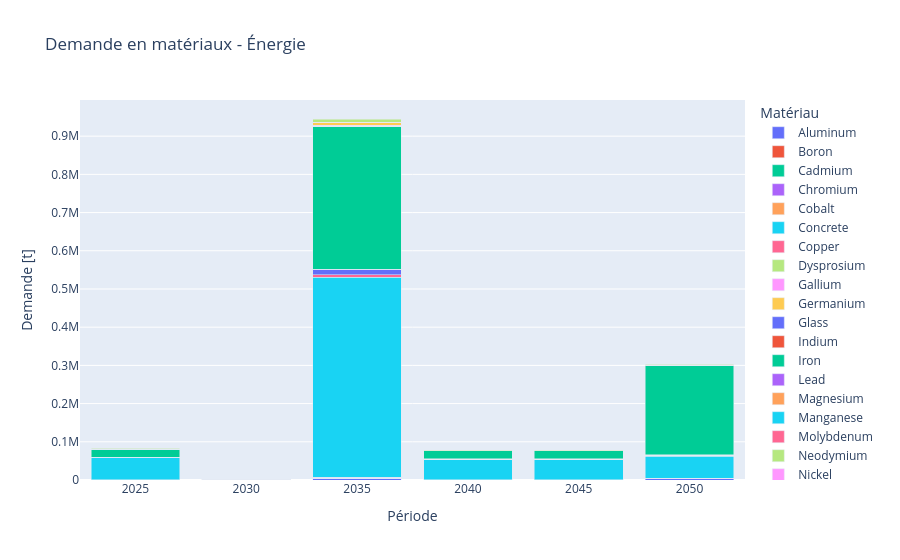

The notebook cell this image was saved under:
### Code cell
def plot_all_materials_demand(cumulative=False, market_share=False, show = False):
    
    data_all = {}
    for material in df_mi.index:
        total_by_period = []
        for period in periods:
            total = 0
            if market_share:
                for model_tech, info in tech_groups.items():
                    f_new = results['F_new'].loc[period].loc[model_tech].squeeze()
                    ms = get_ms(info['iam_source'], period)
                    for excel_tech in info['excel_techs']:
                        total += f_new * ms[excel_tech] * df_mi.loc[material, excel_tech]
            else:
                for tech, excel_col in tech_mapping.items():
                    total += results['F_new'].loc[period].loc[tech].squeeze() * df_mi.loc[material, excel_col]
            total_by_period.append(total)
        data_all[material] = total_by_period

    df_all = pd.DataFrame(data_all, index=periods)
    df_all = df_all.loc[:, df_all.max() > 0]

    if cumulative:
        df_cumulative = df_all.sum(axis=1).cumsum()
        fig = px.line(x=periods, y=df_cumulative.values,
                      title='Demande cumulative - Tous matériaux',
                      labels={'x': 'Période', 'y': 'Demande cumulative [t]'})
    else:
        df_all_annual = df_all / 5
        df_all_annual.index = years 
        df_melted = df_all_annual.reset_index().rename(columns={'index': 'Période'}).melt(
            id_vars='Période', var_name='Matériau', value_name='Demande [t]'
        )
        fig = px.bar(df_melted, x='Période', y='Demande [t]', color='Matériau', barmode='stack',
                     title='Demande en matériaux - Énergie')
        fig.update_layout(xaxis_title='Période', yaxis_title='Demande [t]')
    if show:
        fig.show()
    return df_all

#plot_all_materials_demand(cumulative=True,market_share=True)
plot_all_materials_demand(market_share=True, show = True)

### Figure 1 — Plotly figure (JSON) as saved in the notebook; plotly's stock layout.template omitted (floating-point values rounded to 4 significant figures)
{"data": [{"hovertemplate": "Matériau=Aluminum<br>Période=%{x}<br>Demande [t]=%{y}<extra></extra>", "legendgroup": "Aluminum", "marker": {"color": "#636efa", "pattern": {"shape": ""}}, "name": "Aluminum", "orientation": "v", "showlegend": true, "textposition": "auto", "type": "bar", "x": ["2025", "2030", "2035", "2040", "2045", "2050"], "xaxis": "x", "y": [208.5, 34.83, 5196.0, 198.5, 197.4, 3444.0], "yaxis": "y"}, {"hovertemplate": "Matériau=Boron<br>Période=%{x}<br>Demande [t]=%{y}<extra></extra>", "legendgroup": "Boron", "marker": {"color": "#EF553B", "pattern": {"shape": ""}}, "name": "Boron", "orientation": "v", "showlegend": true, "textposition": "auto", "type": "bar", "x": ["2025", "2030", "2035", "2040", "2045", "2050"], "xaxis": "x", "y": [0.214, 0.0, 2.139, 0.238, 0.2535, 0.2863], "yaxis": "y"}, {"hovertemplate": "Matériau=Cadmium<br>Période=%{x}<br>Demande [t]=%{y}<extra></extra>", "legendgroup": "Cadmium", "marker": {"color": "#00cc96", "pattern": {"shape": ""}}, "name": "Cadmium", "orientation": "v", "showlegend": true, "textposition": "auto", "type": "bar", "x": ["2025", "2030", "2035", "2040", "2045", "2050"], "xaxis": "x", "y": [0.0009855, 0.0, 0.158, 0.001417, 0.00156, 0.001704], "yaxis": "y"}, {"hovertemplate": "Matériau=Chromium<br>Période=%{x}<br>Demande [t]=%{y}<extra></extra>", "legendgroup": "Chromium", "marker": {"color": "#ab63fa", "pattern": {"shape": ""}}, "name": "Chromium", "orientation": "v", "showlegend": true, "textposition": "auto", "type": "bar", "x": ["2025", "2030", "2035", "2040", "2045", "2050"], "xaxis": "x", "y": [85.29, 15.37, 2166.0, 81.24, 81.54, 1514.0], "yaxis": "y"}, {"hovertemplate": "Matériau=Cobalt<br>Période=%{x}<br>Demande [t]=%{y}<extra></extra>", "legendgroup": "Cobalt", "marker": {"color": "#FFA15A", "pattern": {"shape": ""}}, "name": "Cobalt", "orientation": "v", "showlegend": true, "textposition": "auto", "type": "bar", "x": ["2025", "2030", "2035", "2040", "2045", "2050"], "xaxis": "x", "y": [0.06822, 0.0, 0.6282, 0.06433, 0.0633, 0.06578], "yaxis": "y"}, {"hovertemplate": "Matériau=Concrete<br>Période=%{x}<br>Demande [t]=%{y}<extra></extra>", "legendgroup": "Concrete", "marker": {"color": "#19d3f3", "pattern": {"shape": ""}}, "name": "Concrete", "orientation": "v", "showlegend": true, "textposition": "auto", "type": "bar", "x": ["2025", "2030", "2035", "2040", "2045", "2050"], "xaxis": "x", "y": [57370.0, 0.0, 522700.0, 53890.0, 53740.0, 56750.0], "yaxis": "y"}, {"hovertemplate": "Matériau=Copper<br>Période=%{x}<br>Demande [t]=%{y}<extra></extra>", "legendgroup": "Copper", "marker": {"color": "#FF6692", "pattern": {"shape": ""}}, "name": "Copper", "orientation": "v", "showlegend": true, "textposition": "auto", "type": "bar", "x": ["2025", "2030", "2035", "2040", "2045", "2050"], "xaxis": "x", "y": [469.0, 32.37, 6918.0, 450.3, 461.6, 3507.0], "yaxis": "y"}, {"hovertemplate": "Matériau=Dysprosium<br>Période=%{x}<br>Demande [t]=%{y}<extra></extra>", "legendgroup": "Dysprosium", "marker": {"color": "#B6E880", "pattern": {"shape": ""}}, "name": "Dysprosium", "orientation": "v", "showlegend": true, "textposition": "auto", "type": "bar", "x": ["2025", "2030", "2035", "2040", "2045", "2050"], "xaxis": "x", "y": [0.9463, 0.0, 8.916, 0.9663, 1.005, 1.108], "yaxis": "y"}, {"hovertemplate": "Matériau=Gallium<br>Période=%{x}<br>Demande [t]=%{y}<extra></extra>", "legendgroup": "Gallium", "marker": {"color": "#FF97FF", "pattern": {"shape": ""}}, "name": "Gallium", "orientation": "v", "showlegend": true, "textposition": "auto", "type": "bar", "x": ["2025", "2030", "2035", "2040", "2045", "2050"], "xaxis": "x", "y": [8.071e-05, 0.0, 0.01459, 0.0001359, 0.0001543, 0.0001728], "yaxis": "y"}, {"hovertemplate": "Matériau=Germanium<br>Période=%{x}<br>Demande [t]=%{y}<extra></extra>", "legendgroup": "Germanium", "marker": {"color": "#FECB52", "pattern": {"shape": ""}}, "name": "Germanium", "orientation": "v", "showlegend": true, "textposition": "auto", "type": "bar", "x": ["2025", "2030", "2035", "2040", "2045", "2050"], "xaxis": "x", "y": [6.797e-05, 0.0, 0.015, 0.0001473, 0.0001737, 0.0002001], "yaxis": "y"}, {"hovertemplate": "Matériau=Glass<br>Période=%{x}<br>Demande [t]=%{y}<extra></extra>", "legendgroup": "Glass", "marker": {"color": "#636efa", "pattern": {"shape": ""}}, "name": "Glass", "orientation": "v", "showlegend": true, "textposition": "auto", "type": "bar", "x": ["2025", "2030", "2035", "2040", "2045", "2050"], "xaxis": "x", "y": [1342.0, 0.0, 14720.0, 1273.0, 1275.0, 1350.0], "yaxis": "y"}, {"hovertemplate": "Matériau=Indium<br>Période=%{x}<br>Demande [t]=%{y}<extra></extra>", "legendgroup": "Indium", "marker": {"color": "#EF553B", "pattern": {"shape": ""}}, "name": "Indium", "orientation": "v", "showlegend": true, "textposition": "auto", "type": "bar", "x": ["2025", "2030", "2035", "2040", "2045", "2050"], "xaxis": "x", "y": [0.0002586, 0.0, 0.04705, 0.0004392, 0.0004994, 0.0005596], "yaxis": "y"}, {"hovertemplate": "Matériau=Iron<br>Période=%{x}<br>Demande [t]=%{y}<extra></extra>", "legendgroup": "Iron", "marker": {"color": "#00cc96", "pattern": {"shape": ""}}, "name": "Iron", "orientation": "v", "showlegend": true, "textposition": "auto", "type": "bar", "x": ["2025", "2030", "2035", "2040", "2045", "2050"], "xaxis": "x", "y": [21610.0, 2275.0, 374000.0, 20260.0, 20240.0, 232800.0], "yaxis": "y"}, {"hovertemplate": "Matériau=Lead<br>Période=%{x}<br>Demande [t]=%{y}<extra></extra>", "legendgroup": "Lead", "marker": {"color": "#ab63fa", "pattern": {"shape": ""}}, "name": "Lead", "orientation": "v", "showlegend": true, "textposition": "auto", "type": "bar", "x": ["2025", "2030", "2035", "2040", "2045", "2050"], "xaxis": "x", "y": [0.01765, 3.073, 239.1, 0.01719, 0.01704, 285.6], "yaxis": "y"}, {"hovertemplate": "Matériau=Magnesium<br>Période=%{x}<br>Demande [t]=%{y}<extra></extra>", "legendgroup": "Magnesium", "marker": {"color": "#FFA15A", "pattern": {"shape": ""}}, "name": "Magnesium", "orientation": "v", "showlegend": true, "textposition": "auto", "type": "bar", "x": ["2025", "2030", "2035", "2040", "2045", "2050"], "xaxis": "x", "y": [0.0, 1.024, 78.98, 0.0, 0.0, 95.18], "yaxis": "y"}, {"hovertemplate": "Matériau=Manganese<br>Période=%{x}<br>Demande [t]=%{y}<extra></extra>", "legendgroup": "Manganese", "marker": {"color": "#19d3f3", "pattern": {"shape": ""}}, "name": "Manganese", "orientation": "v", "showlegend": true, "textposition": "auto", "type": "bar", "x": ["2025", "2030", "2035", "2040", "2045", "2050"], "xaxis": "x", "y": [131.2, 2.049, 1350.0, 124.1, 124.1, 321.8], "yaxis": "y"}, {"hovertemplate": "Matériau=Molybdenum<br>Période=%{x}<br>Demande [t]=%{y}<extra></extra>", "legendgroup": "Molybdenum", "marker": {"color": "#FF6692", "pattern": {"shape": ""}}, "name": "Molybdenum", "orientation": "v", "showlegend": true, "textposition": "auto", "type": "bar", "x": ["2025", "2030", "2035", "2040", "2045", "2050"], "xaxis": "x", "y": [17.54, 2.561, 368.1, 16.68, 16.74, 255.7], "yaxis": "y"}, {"hovertemplate": "Matériau=Neodymium<br>Période=%{x}<br>Demande [t]=%{y}<extra></extra>", "legendgroup": "Neodymium", "marker": {"color": "#B6E880", "pattern": {"shape": ""}}, "name": "Neodymium", "orientation": "v", "showlegend": true, "textposition": "auto", "type": "bar", "x": ["2025", "2030", "2035", "2040", "2045", "2050"], "xaxis": "x", "y": [8.617, 0.0, 83.41, 9.135, 9.594, 10.69], "yaxis": "y"}, {"hovertemplate": "Matériau=Nickel<br>Période=%{x}<br>Demande [t]=%{y}<extra></extra>", "legendgroup": "Nickel", "marker": {"color": "#FF97FF", "pattern": {"shape": ""}}, "name": "Nickel", "orientation": "v", "showlegend": true, "textposition": "auto", "type": "bar", "x": ["2025", "2030", "2035", "2040", "2045", "2050"], "xaxis": "x", "y": [65.17, 0.0, 592.4, 61.28, 60.93, 64.15], "yaxis": "y"}, {"hovertemplate": "Matériau=Polymers<br>Période=%{x}<br>Demande [t]=%{y}<extra></extra>", "legendgroup": "Polymers", "marker": {"color": "#FECB52", "pattern": {"shape": ""}}, "name": "Polymers", "orientation": "v", "showlegend": true, "textposition": "auto", "type": "bar", "x": ["2025", "2030", "2035", "2040", "2045", "2050"], "xaxis": "x", "y": [772.4, 0.0, 7483.0, 730.1, 730.1, 772.4], "yaxis": "y"}, {"hovertemplate": "Matériau=Praesodymium<br>Période=%{x}<br>Demande [t]=%{y}<extra></extra>", "legendgroup": "Praesodymium", "marker": {"color": "#636efa", "pattern": {"shape": ""}}, "name": "Praesodymium", "orientation": "v", "showlegend": true, "textposition": "auto", "type": "bar", "x": ["2025", "2030", "2035", "2040", "2045", "2050"], "xaxis": "x", "y": [1.294, 0.0, 12.32, 1.362, 1.442, 1.615], "yaxis": "y"}, {"hovertemplate": "Matériau=Selenium<br>Période=%{x}<br>Demande [t]=%{y}<extra></extra>", "legendgroup": "Selenium", "marker": {"color": "#EF553B", "pattern": {"shape": ""}}, "name": "Selenium", "orientation": "v", "showlegend": true, "textposition": "auto", "type": "bar", "x": ["2025", "2030", "2035", "2040", "2045", "2050"], "xaxis": "x", "y": [0.000547, 0.0, 0.09887, 0.0009213, 0.001046, 0.001171], "yaxis": "y"}, {"hovertemplate": "Matériau=Silicon<br>Période=%{x}<br>Demande [t]=%{y}<extra></extra>", "legendgroup": "Silicon", "marker": {"color": "#00cc96", "pattern": {"shape": ""}}, "name": "Silicon", "orientation": "v", "showlegend": true, "textposition": "auto", "type": "bar", "x": ["2025", "2030", "2035", "2040", "2045", "2050"], "xaxis": "x", "y": [1.801, 0.0, 219.4, 1.751, 1.734, 1.717], "yaxis": "y"}, {"hovertemplate": "Matériau=Silver<br>Période=%{x}<br>Demande [t]=%{y}<extra></extra>", "legendgroup": "Silver", "marker": {"color": "#ab63fa", "pattern": {"shape": ""}}, "name": "Silver", "orientation": "v", "showlegend": true, "textposition": "auto", "type": "bar", "x": ["2025", "2030", "2035", "2040", "2045", "2050"], "xaxis": "x", "y": [0.01351, 0.0, 1.645, 0.01313, 0.013, 0.01287], "yaxis": "y"}, {"hovertemplate": "Matériau=Tellurium<br>Période=%{x}<br>Demande [t]=%{y}<extra></extra>", "legendgroup": "Tellurium", "marker": {"color": "#FFA15A", "pattern": {"shape": ""}}, "name": "Tellurium", "orientation": "v", "showlegend": true, "textposition": "auto", "type": "bar", "x": ["2025", "2030", "2035", "2040", "2045", "2050"], "xaxis": "x", "y": [0.001042, 0.0, 0.1671, 0.001498, 0.00165, 0.001802], "yaxis": "y"}, {"hovertemplate": "Matériau=Terbium<br>Période=%{x}<br>Demande [t]=%{y}<extra></extra>", "legendgroup": "Terbium", "marker": {"color": "#19d3f3", "pattern": {"shape": ""}}, "name": "Terbium", "orientation": "v", "showlegend": true, "textposition": "auto", "type": "bar", "x": ["2025", "2030", "2035", "2040", "2045", "2050"], "xaxis": "x", "y": [0.2556, 0.0, 2.488, 0.2758, 0.2929, 0.3293], "yaxis": "y"}, {"hovertemplate": "Matériau=Tin<br>Période=%{x}<br>Demande [t]=%{y}<extra></extra>", "legendgroup": "Tin", "marker": {"color": "#FF6692", "pattern": {"shape": ""}}, "name": "Tin", "orientation": "v", "showlegend": true, "textposition": "auto", "type": "bar", "x": ["2025", "2030", "2035", "2040", "2045", "2050"], "xaxis": "x", "y": [0.1567, 0.0, 19.45, 0.1567, 0.1567, 0.1567], "yaxis": "y"}, {"hovertemplate": "Matériau=Zinc<br>Période=%{x}<br>Demande [t]=%{y}<extra></extra>", "legendgroup": "Zinc", "marker": {"color": "#B6E880", "pattern": {"shape": ""}}, "name": "Zinc", "orientation": "v", "showlegend": true, "textposition": "auto", "type": "bar", "x": ["2025", "2030", "2035", "2040", "2045", "2050"], "xaxis": "x", "y": [919.4, 4.097, 8743.0, 868.8, 868.8, 1300.0], "yaxis": "y"}], "layout": {"barmode": "stack", "legend": {"title": {"text": "Matériau"}, "tracegroupgap": 0}, "title": {"text": "Demande en matériaux - Énergie"}, "xaxis": {"anchor": "y", "domain": [0, 1], "title": {"text": "Période"}}, "yaxis": {"anchor": "x", "domain": [0, 1], "title": {"text": "Demande [t]"}}}}
